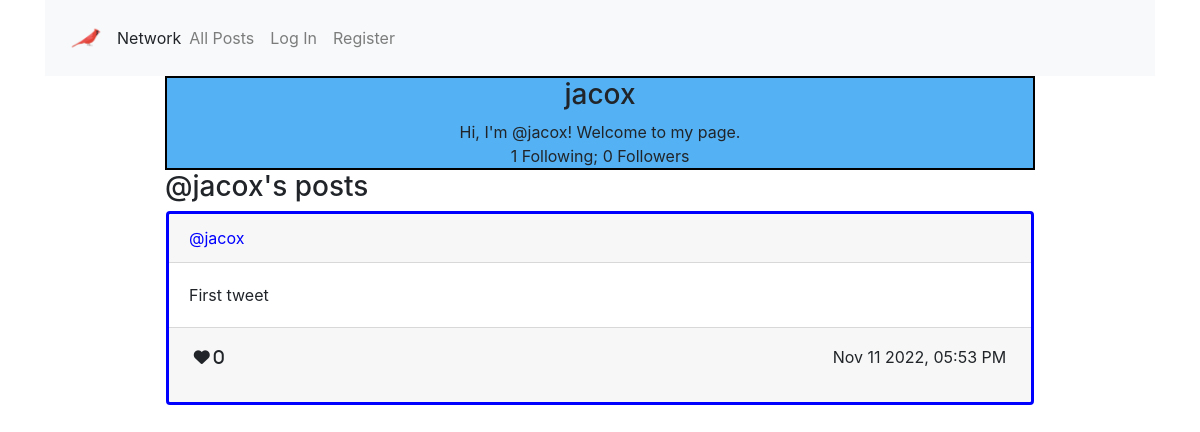
The page /profile/jacox on the database as committed earlier.
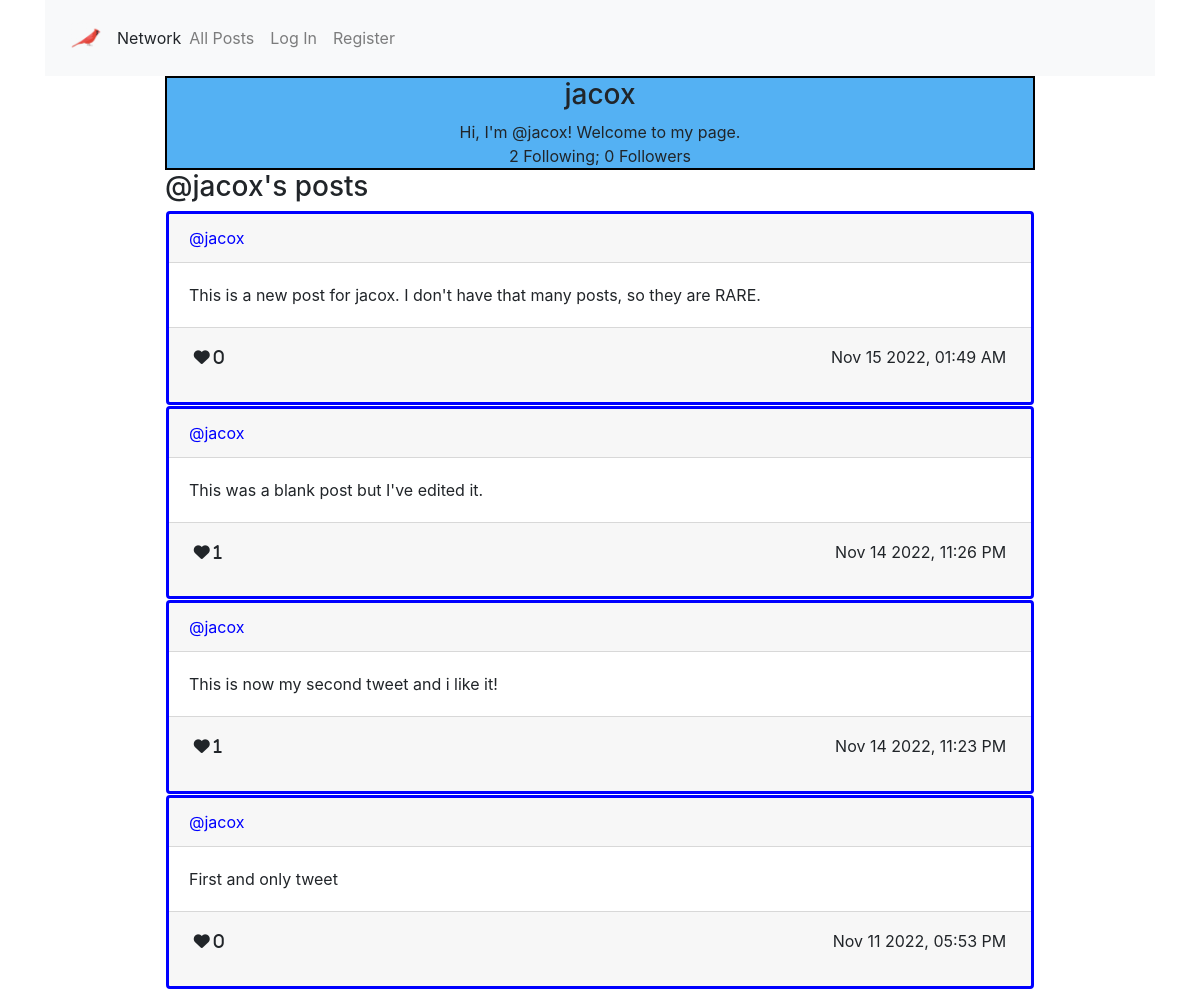
The same page on the database as committed later.
### network/models.py (models this page shows, shortened)
class User(AbstractUser):
    pass

class Tweet(models.Model):
    sender = models.ForeignKey("User", on_delete=models.CASCADE)
    body = models.TextField(blank=True)
    timestamp = models.DateTimeField(auto_now_add=True)
    likes = models.ManyToManyField("User", related_name="userlikes", blank=True)
    def serialize(self):
        return {
            "id": self.id,
            "sender": self.sender.username,
            "body": self.body,
            "timestamp": self.timestamp.strftime("%b %d %Y, %I:%M %p"),
            "likes": [user.username for user in self.likes.all()],
            "likecount": len(self.likes.all())
        }

### network/views.py (the view)
# urls.py: path("profile/<str:username>", views.profile, name="profile"),
def profile(request, username, page=1):
    try:
        theuser = User.objects.get(username=username)
    except User.DoesNotExist:
        return render(request, "network/index.html", {
                "message": "Invalid username."
            })
    tweetlist = Tweet.objects.filter(sender=theuser)
    tweetlist = tweetlist.order_by("-timestamp").all()
    paginator = Paginator(tweetlist, per_page=PERPAGE)
    page_object = paginator.get_page(page)
    if request.user.is_authenticated:
        showinput = True
    else:
        showinput = False
    showprofile = True
    listname = "@" + username + "'s posts"
    try:
        theprofile = Profile.objects.get(user=theuser)
    except Profile.DoesNotExist:
        theprofile = Profile(user=theuser, description="Hi, I'm " + "@" + theuser.username + "! Welcome to my page.")
        theprofile.save()
    if not request.user.is_authenticated:
        print("no follow not logged in")
        followbutton = "no"
    elif theuser == request.user:
        print("no follow button ", request.user.username, " logged in can't follow yourself")
        followbutton = "no"
    elif Profile.objects.get(user=request.user) in theuser.isfollowedby.all():
        print("logged in user ", request.user.username, "already follows ", theuser.username)
        followbutton = "unfollow"
    else:
        print("logged in user ", request.user.username, "doesn't already follow", theuser.username)
        followbutton = "follow"
    context = {
        "showinput": showinput,
        "showprofile": showprofile,
        "listname": listname,
        "profile": theprofile.serialize(),
        "tweetlist": processtweetlist(request, page_object),
        "page": {
            "current": page_object.number,
            "has_next": page_object.has_next(),
            "has_previous": page_object.has_previous()
        },
        "followbutton": followbutton
    }
    return render(request, "network/profile.html", context)

### network/models.py (called while the page is built)
    def serialize(self):
        return {
            "id": self.id,
            "user": self.user.username,
            "description": self.description,
            "follows": [user.username for user in self.follows.all()],
            "isfollowedby": [profile.user.username for profile in self.user.isfollowedby.all()]
        }

### network/views.py (called while the page is built)
def processtweetlist(request, tweetlist):
    returnlist = []
    for tweet in tweetlist:
        stweet = tweet.serialize()
        if not request.user.is_authenticated:
            stweet['redheart'] = False
        else:
            stweet['redheart'] = (request.user in tweet.likes.all())
        returnlist.append(stweet)
    return returnlist

### network/templates/network/profile.html (shortened to what this page needs)
{% extends "network/layout.html" %}
{% load static %}

### network/templates/network/layout.html (shortened to what the changed rows need)
<!DOCTYPE html>
<html lang="en">
    {% load static %}
    <head>
        <link rel="stylesheet" href="https://stackpath.bootstrapcdn.com/bootstrap/4.4.1/css/bootstrap.min.css">
        <link href="{% static 'network/styles.css' %}" rel="stylesheet">
    </head>
    <body>
        {% block body %}
        <div class="body">
            <div class='container w-75'>
                {% if showprofile %}
                    <div id="profile-view">
                        <h3 id="profile_title">
                            {{ profile.user }}
                        </h3>
                        <div id="profile_content">
                            <div>
                                {{ profile.description }}
                            </div>
                            <div>
                                {{ profile.follows | length }} Following; {{ profile.isfollowedby | length }} Follower{{ profile.isfollowedby | length | pluralize }}
                            </div>
                        </div>
                    </div>
                {% endif %}
                <div id="tweets-view">
                    <div id="tweets_content">
                        {% if tweetlist|length == 0 %}
                            <i>No posts to display</i>
                        {% else %}
                            {% for tweet in tweetlist %}
                                <div class='card' id='card{{ forloop.counter0 }}'>
                                    <div class='card-header' onclick='displayprofile("{{tweet.sender}}")'>
                                        @{{ tweet.sender }}
                                    </div>
                                    <div id='cardbody{{ forloop.counter0 }}' class='card-body'>
                                        <div class='card-text'>
                                            {{ tweet.body }}
                                        </div>
                                    </div>
                                    <div class='card-footer'>
                                        <table class='table table-sm table-borderless'>
                                            <tbody>
                                                <tr>
                                                    <td>
                                                        <i id='heart{{ forloop.counter0 }}' onclick='togglelike(event, {{ forloop.counter0 }}, {{ tweet.id }})'
                                                            class="fa-solid fa-heart"
                                                            {% if tweet.redheart %}
                                                                name="red"
                                                            {% else %}
                                                                name="black"
                                                            {% endif %}
                                                        >&nbsp{{ tweet.likecount }}</i>
                                                    </td>
                                                    <td id='rj'>
                                                        {{ tweet.timestamp }}
                                                    </td>
                                                </tr>
                                            </tbody>
                                        </table>
                                    </div>
                                </div>
                            {% endfor %}
                        {% endif %}
                    </div>
                </div>
            </div>
            {% endblock %}
        </div>
    </body>
</html>

Rows that differ between the two databases and show on the page:
added Tweet: body "This is a new post for jacox. I don't have that many posts, so they are RARE."
added Tweet: body "This was a blank post but I've edited it."
added Tweet: body "This is now my second tweet and i like it!"
Other text that changed with them:
{{ profile.follows | length }}: "1" → "2"
new list line: "@ 0 Nov 15 2022, 01:49 AM"
new list line: "jacox"
new list line: "@ 1 Nov 14 2022, 11:26 PM"
new list line: "@ 1 Nov 14 2022, 11:23 PM"
new list line: "@ 0 Nov 11 2022, 05:53 PM"
new list line: "First and only tweet"
list line gone: "@ 0 Nov 11 2022, 05:53 PM"
list line gone: "jacox"
list line gone: "First tweet"
